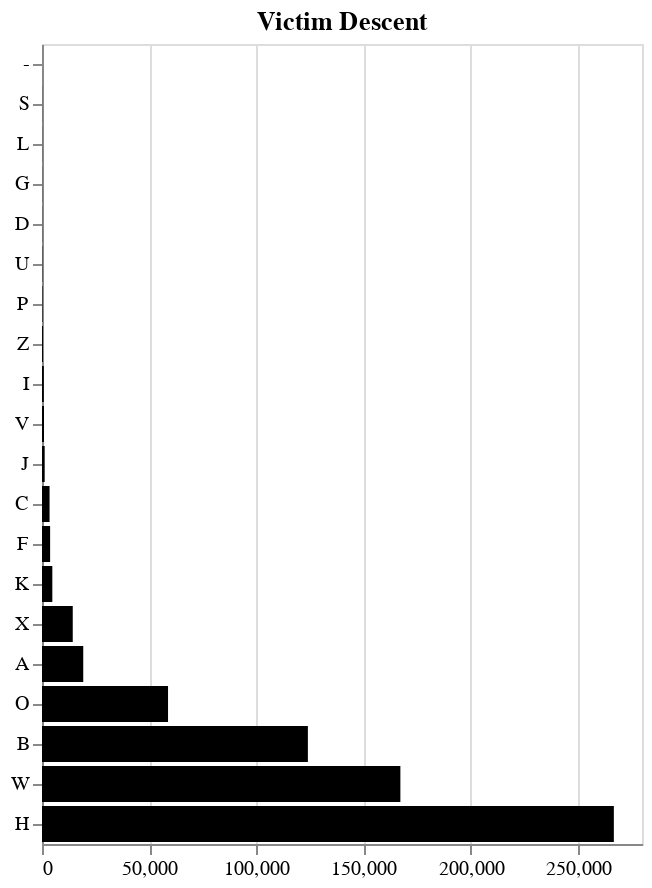

Notebook source saved alongside this figure:
### Code cell
victim_descent_original = df_clean.groupby('Vict Descent').size().sort_values(ascending=False).reset_index(name='COUNT')
alt.Chart(victim_descent_original, title='Victim Descent').mark_bar(color='black').encode(
    alt.X('COUNT', title=''),
    alt.Y('Vict Descent', sort='x', title='')
)

### Figure 1 — Vega specification as saved in the notebook (floating-point values rounded to 4 significant figures)
{"$schema": "https://vega.github.io/schema/vega/v5.json", "data": [{"name": "source_0"}, {"name": "data_0", "values": [{"COUNT": 266866, "COUNT_end": 266900.0, "COUNT_start": 0.0, "Vict Descent": "H"}, {"COUNT": 167244, "COUNT_end": 167200.0, "COUNT_start": 0.0, "Vict Descent": "W"}, {"COUNT": 124078, "COUNT_end": 124100.0, "COUNT_start": 0.0, "Vict Descent": "B"}, {"COUNT": 58818, "COUNT_end": 58820.0, "COUNT_start": 0.0, "Vict Descent": "O"}, {"COUNT": 19247, "COUNT_end": 19250.0, "COUNT_start": 0.0, "Vict Descent": "A"}, {"COUNT": 14351, "COUNT_end": 14350.0, "COUNT_start": 0.0, "Vict Descent": "X"}, {"COUNT": 4819, "COUNT_end": 4819.0, "COUNT_start": 0.0, "Vict Descent": "K"}, {"COUNT": 3792, "COUNT_end": 3792.0, "COUNT_start": 0.0, "Vict Descent": "F"}, {"COUNT": 3526, "COUNT_end": 3526.0, "COUNT_start": 0.0, "Vict Descent": "C"}, {"COUNT": 1250, "COUNT_end": 1250.0, "COUNT_start": 0.0, "Vict Descent": "J"}, {"COUNT": 937, "COUNT_end": 937.0, "COUNT_start": 0.0, "Vict Descent": "V"}, {"COUNT": 845, "COUNT_end": 845.0, "COUNT_start": 0.0, "Vict Descent": "I"}, {"COUNT": 448, "COUNT_end": 448.0, "COUNT_start": 0.0, "Vict Descent": "Z"}, {"COUNT": 237, "COUNT_end": 237.0, "COUNT_start": 0.0, "Vict Descent": "P"}, {"COUNT": 146, "COUNT_end": 146.0, "COUNT_start": 0.0, "Vict Descent": "U"}, {"COUNT": 72, "COUNT_end": 72.0, "COUNT_start": 0.0, "Vict Descent": "D"}, {"COUNT": 63, "COUNT_end": 63.0, "COUNT_start": 0.0, "Vict Descent": "G"}, {"COUNT": 59, "COUNT_end": 59.0, "COUNT_start": 0.0, "Vict Descent": "L"}, {"COUNT": 43, "COUNT_end": 43.0, "COUNT_start": 0.0, "Vict Descent": "S"}, {"COUNT": 1, "COUNT_end": 1.0, "COUNT_start": 0.0, "Vict Descent": "-"}]}, {"name": "source_0_y_domain_Vict Descent", "values": [{"Vict Descent": "H", "sort_field": 266866}, {"Vict Descent": "W", "sort_field": 167244}, {"Vict Descent": "B", "sort_field": 124078}, {"Vict Descent": "O", "sort_field": 58818}, {"Vict Descent": "A", "sort_field": 19247}, {"Vict Descent": "X", "sort_field": 14351}, {"Vict Descent": "K", "sort_field": 4819}, {"Vict Descent": "F", "sort_field": 3792}, {"Vict Descent": "C", "sort_field": 3526}, {"Vict Descent": "J", "sort_field": 1250}, {"Vict Descent": "V", "sort_field": 937}, {"Vict Descent": "I", "sort_field": 845}, {"Vict Descent": "Z", "sort_field": 448}, {"Vict Descent": "P", "sort_field": 237}, {"Vict Descent": "U", "sort_field": 146}, {"Vict Descent": "D", "sort_field": 72}, {"Vict Descent": "G", "sort_field": 63}, {"Vict Descent": "L", "sort_field": 59}, {"Vict Descent": "S", "sort_field": 43}, {"Vict Descent": "-", "sort_field": 1}]}], "signals": [{"name": "y_step", "value": 20}, {"name": "height", "update": "bandspace(domain('y').length, 0.1, 0.05) * y_step"}], "marks": [{"type": "rect", "name": "marks", "from": {"data": "data_0"}, "encode": {"update": {"x": {"field": "COUNT_end", "scale": "x"}, "height": {"signal": "max(0.25, bandwidth('y'))"}, "y": {"field": "Vict Descent", "scale": "y"}, "x2": {"field": "COUNT_start", "scale": "x"}, "description": {"signal": "\"COUNT: \" + (format(datum[\"COUNT\"], \"\")) + \"; Vict Descent: \" + (isValid(datum[\"Vict Descent\"]) ? datum[\"Vict Descent\"] : \"\"+datum[\"Vict Descent\"])"}, "fill": {"value": "black"}, "ariaRoleDescription": {"value": "bar"}}}, "style": ["bar"]}], "scales": [{"name": "x", "type": "linear", "domain": {"data": "data_0", "fields": ["COUNT_start", "COUNT_end"]}, "range": [0, {"signal": "width"}], "nice": true, "zero": true}, {"name": "y", "type": "band", "domain": {"data": "source_0_y_domain_Vict Descent", "field": "Vict Descent", "sort": {"op": "max", "field": "sort_field"}}, "range": {"step": {"signal": "y_step"}}, "paddingInner": 0.1, "paddingOuter": 0.05}], "axes": [{"scale": "x", "zindex": 0, "domain": false, "labels": false, "gridScale": "y", "maxExtent": 0, "tickCount": {"signal": "ceil(width/40)"}, "orient": "bottom", "aria": false, "ticks": false, "grid": true, "minExtent": 0}, {"scale": "x", "labelOverlap": true, "zindex": 0, "grid": false, "labelFlush": true, "tickCount": {"signal": "ceil(width/40)"}, "orient": "bottom"}, {"scale": "y", "grid": false, "orient": "left", "zindex": 0}], "title": {"text": "Victim Descent", "frame": "group"}, "padding": 5, "width": 300, "style": "cell", "background": "white"}
